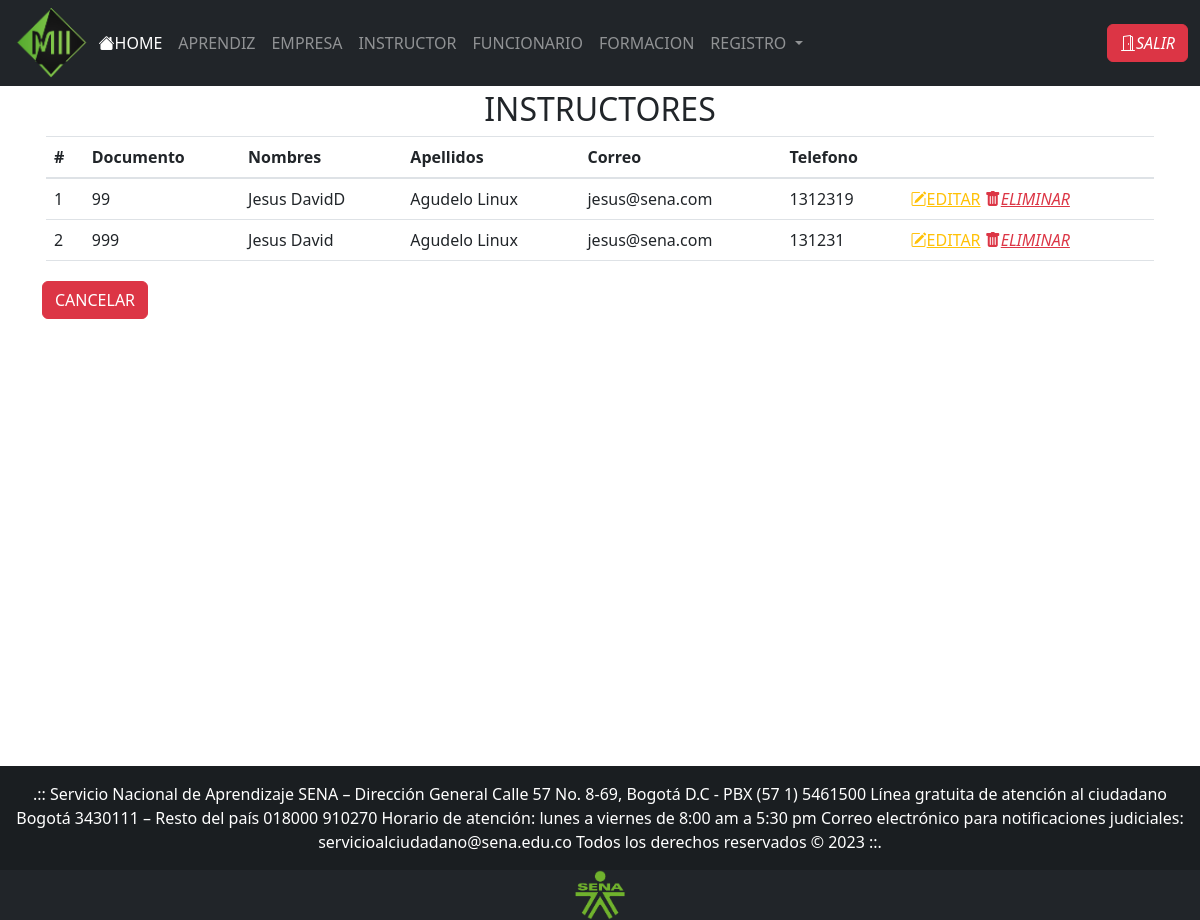
Screenshot of /views/buscarInstructores.php (signed in) with the database file from the repository.
### tables this page shows
CREATE TABLE IF NOT EXISTS `usuarios` (
  `pk_id_usr` int NOT NULL,
  `usr_nombre` varchar(30) NOT NULL,
  `usr_empresa` varchar(200) DEFAULT NULL,
  `usr_apellidos` varchar(60) NOT NULL,
  `usr_telefono` int NOT NULL,
  `usr_email` varchar(30) NOT NULL,
  `usr_rh` varchar(30) DEFAULT NULL,
  `usr_direccion` varchar(30) DEFAULT NULL,
  `usr_estrato` int DEFAULT NULL,
  `usr_ciudad` varchar(200) DEFAULT NULL,
  `usr_hv` varchar(30) DEFAULT NULL,
  `usr_contacto` int DEFAULT NULL,
  `usr_cargo` varchar(30) DEFAULT NULL,
  `usr_fecha_nacimiento` date DEFAULT NULL,
  `usr_libreta_militar` varchar(20) DEFAULT NULL,
  `fk_id_ficha` int DEFAULT NULL,
  `fk_id_tipo_doc` int DEFAULT NULL,
  `fk_id_tipo_usr` int NOT NULL,
  `login_pass` varchar(200) NOT NULL,
  `foto` text NOT NULL,
  PRIMARY KEY (`pk_id_usr`),
  KEY `fk_Usuarios_Tipo_Usuarios` (`fk_id_tipo_usr`),
  KEY `fk_Usuarios_Tipo_Documento1` (`fk_id_tipo_doc`),
  KEY `fk_Usuarios_Ficha1` (`fk_id_ficha`)
);

### views/buscarInstructores.php (the view, shortened to what this page needs)
<!DOCTYPE html>
<html lang="en">
<head>
    <?php
    require_once("head.php");
    ?>
</head>
<body>
    <?php
    require_once("header.php");
    include('../controller/conexion.php');
    ?>
    <div style="min-height: 85vh;">
        <div class="container">
            <div>
                <div class="p-1">
                    <div class="text-center">
                        <h2>INSTRUCTORES</h2>
                    </div>
                    <table id="tablaInstructor" class="table align-middle">
                        <thead>
                            <tr>
                                <th scope="col">#</th>
                                <th scope="col">Documento</th>
                                <th scope="col">Nombres</th>
                                <th scope="col">Apellidos</th>
                                <th scope="col">Correo</th>
                                <th scope="col">Telefono</th>
                                <th scope="col"></th>
                            </tr>
                        </thead>
                        <tbody>
                            <?php
                                $i=1;
                                $usuario = $base->query("SELECT * FROM usuarios WHERE fk_id_tipo_usr=4")->fetchAll(PDO::FETCH_OBJ);
                                foreach ($usuario as $usuarios) {
                                    ?>
                                    <tr>
                                        <td scope="row">
                                            <?php echo $i; ?>
                                        </td>
                                        <td>
                                            <?php echo $usuarios->pk_id_usr; ?>
                                        </td>
                                        <td>
                                            <?php echo $usuarios->usr_nombre; ?>
                                        </td>
                                        <td>
                                            <?php echo $usuarios->usr_apellidos; ?>
                                        </td>
                                        <td>
                                            <?php echo $usuarios->usr_email; ?>
                                        </td>
                                        <td>
                                            <?php echo $usuarios->usr_telefono; ?>
                                        </td>
                                        <td>
                                            <a class="text-warning"
                                                href="editarUsuario.php?id=<?php echo $usuarios->pk_id_usr; ?>">
                                                <i class="bi bi-pencil-square"></i>EDITAR</a>
                                                <a onclick="return confirm('Estas seguro de eliminar?');" class="text-danger"
                                            href="../controller/eliminarUsuario.php?id=<?php echo $usuarios->pk_id_usr; ?>"><i
                                                class="bi bi-trash-fill">ELIMINAR</i></a>
                                        </td>
                                    </tr>
                                    <?php
                                    $i++;
                                }
                            ?>
                        </tbody>
                    </table>
                </div>
            </div>
            <a href="javascript:history.back(-1);"><button class="btn btn-danger me-md-2" type="button">CANCELAR</button></a>
        </div>
    </div>
    <?php
    require_once("footer.php");
    ?>
</body>
</html>

### rows the page displays
usuarios: pk_id_usr "99", usr_nombre "Jesus DavidD", usr_apellidos "Agudelo Linux", usr_email "jesus@sena.com", usr_telefono "1312319"
usuarios: pk_id_usr "999", usr_nombre "Jesus David", usr_apellidos "Agudelo Linux", usr_email "jesus@sena.com", usr_telefono "131231"
